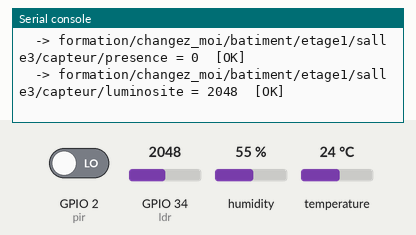
A program run on a simulated ESP32 board running MicroPython. Shown: the last lines printed to the serial console. Wiring (from the project's diagram.json): PIR motion sensor on GPIO 2, DHT22 sensor on GPIO 4, light sensor on GPIO 34. Inputs (shaded band) come from the test bench; at power-on: humidity 55 %, GPIO 34 (ldr) = 2048, GPIO 2 (pir) LOW, temperature 24 °C (analog values on the 0–4095 scale). WiFi joins after 1.5 s; no MQTT or app messages arrive unless stated.

Above: at 2.8 s.
2.9 s: humidity set to 22 %
At 8.0 s:
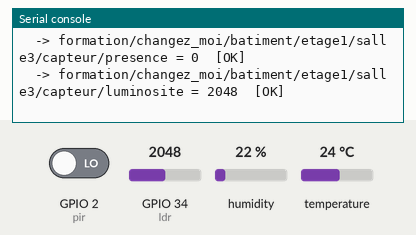
8.9 s: GPIO 34 (ldr) set to 2866
At 13.1 s:
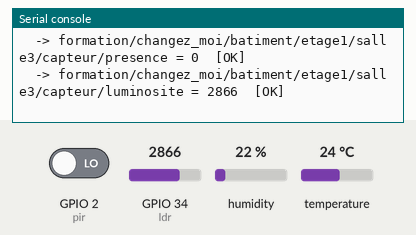
14.9 s: GPIO 2 (pir) driven HIGH
20.9 s: temperature set to 12 °C
At 22.2 s:
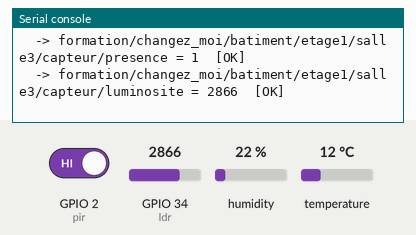
26.9 s: GPIO 34 (ldr) set to 3603
At 32.4 s:
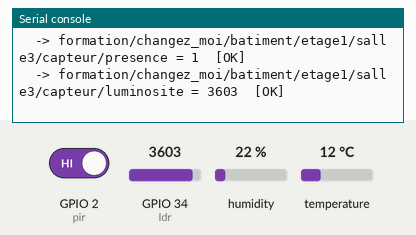
32.9 s: humidity set to 40 %
At 37.5 s:
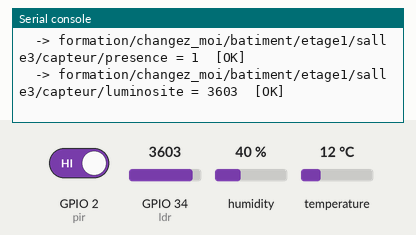
Timing chart, 0 to 39.0 s (numbered marks = the images above; inputs shaded):
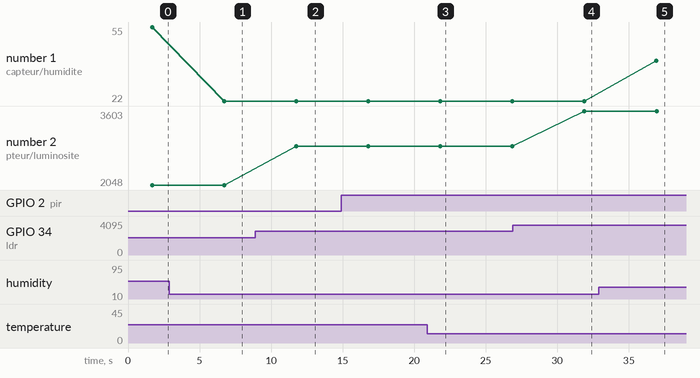

Measured:
- after the input at 2.9 s, the serial console: prints a new line after 3.8 s (image 1)
- after the input at 8.9 s, the serial console: prints a new line after 2.9 s (image 2)
- after the input at 20.9 s, the serial console: prints a new line after 0.92 s (image 3)
- after the input at 26.9 s, the serial console: prints a new line after 5.0 s (image 4)
- after the input at 32.9 s, the serial console: prints a new line after 4.0 s (image 5)
- plotted number 1: 55 → 22 after the input at 2.9 s, 22 → 40 after the input at 32.9 s
- plotted number 2: 2048 → 2866 after the input at 8.9 s, 2866 → 3603 after the input at 26.9 s

The program:

main.py
```python
"""
============================================================================
 FIL ROUGE "Batiment intelligent du centre de formation" - ETAPE 5 / 7
 Arborescence multi-capteurs (version MicroPython)
============================================================================

Retour au circuit complet de la Salle 3 (DHT22 + PIR + LDR, sans la LED -
elle revient a l'etape 6 en tant qu'actionneur pilotable a distance).
Chaque grandeur mesuree a SON PROPRE topic, tous rattaches a la meme
racine :

    formation/<PRENOM>/batiment/etage1/salle3/capteur/temperature
    formation/<PRENOM>/batiment/etage1/salle3/capteur/humidite
    formation/<PRENOM>/batiment/etage1/salle3/capteur/presence
    formation/<PRENOM>/batiment/etage1/salle3/capteur/luminosite

IMPORTANT : personnalisez PRENOM avant de lancer la simulation.

Prochaine etape (6/7) : on ajoute un ACTIONNEUR (la LED) qu'on peut piloter
A DISTANCE via MQTT, en plus de son automatisation locale.
============================================================================
"""

import dht
from machine import Pin, ADC
import network
import time
from umqtt.simple import MQTTClient

PRENOM = "changez_moi"

SSID_WIFI = "Wokwi-GUEST"
MOT_DE_PASSE_WIFI = ""

ADRESSE_BROKER = "test.mosquitto.org"
PORT_BROKER = 1883

BROCHE_DHT22 = 4
BROCHE_PIR = 2
BROCHE_LDR = 34

capteur = dht.DHT22(Pin(BROCHE_DHT22))
pir = Pin(BROCHE_PIR, Pin.IN)
ldr = ADC(Pin(BROCHE_LDR))
ldr.atten(ADC.ATTN_11DB)

RACINE_TOPICS = "formation/{}/batiment/etage1/salle3/capteur/".format(PRENOM)
INTERVALLE_PUBLICATION_S = 5


def connecter_wifi():
    sta = network.WLAN(network.STA_IF)
    sta.active(True)
    if not sta.isconnected():
        print("Connexion au Wi-Fi '{}' ...".format(SSID_WIFI), end="")
        sta.connect(SSID_WIFI, MOT_DE_PASSE_WIFI)
        while not sta.isconnected():
            time.sleep_ms(250)
            print(".", end="")
    print(" connecte !")
    print("Adresse IP :", sta.ifconfig()[0])


def connecter_mqtt():
    client_id = "esp32-formation-{}".format(PRENOM)
    client = MQTTClient(client_id, ADRESSE_BROKER, port=PORT_BROKER)
    while True:
        try:
            client.connect()
            print("Connecte au broker MQTT", ADRESSE_BROKER)
            return client
        except OSError as erreur:
            print("Echec connexion MQTT ({}), nouvel essai dans 2s".format(erreur))
            time.sleep(2)


def publier_valeur(client, sous_topic, valeur):
    topic_complet = RACINE_TOPICS + sous_topic
    try:
        client.publish(topic_complet, str(valeur))
        print("  ->", topic_complet, "=", valeur, " [OK]")
    except OSError as erreur:
        print("  ->", topic_complet, "= ECHEC (", erreur, ")")
        raise


print()
print("=== Fil rouge - Etape 5/7 (MicroPython) : arborescence multi-capteurs ===")
print("Racine des topics :", RACINE_TOPICS)

connecter_wifi()
client_mqtt = connecter_mqtt()

while True:
    print("----------------------------------------------------")
    print("Publication de l'arborescence complete :")
    try:
        try:
            capteur.measure()
            publier_valeur(client_mqtt, "temperature", "{:.1f}".format(capteur.temperature()))
            publier_valeur(client_mqtt, "humidite", "{:.1f}".format(capteur.humidity()))
        except OSError:
            print("  -> lecture DHT22 invalide, capteur ignore ce cycle")

        presence = pir.value()
        publier_valeur(client_mqtt, "presence", "1" if presence == 1 else "0")

        luminosite = ldr.read()
        publier_valeur(client_mqtt, "luminosite", luminosite)

    except OSError as erreur:
        print("Erreur MQTT ({}), reconnexion...".format(erreur))
        client_mqtt = connecter_mqtt()

    time.sleep(INTERVALLE_PUBLICATION_S)
```
